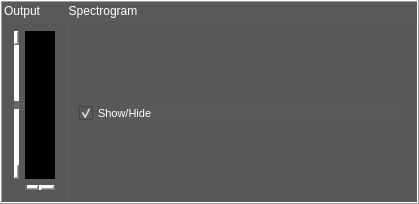
        <widget class="QFrame" name="time_ouput">
         <property name="maximumSize">
          <size>
           <width>16777215</width>
           <height>16777215</height>
          </size>
         </property>
         <property name="frameShape">
          <enum>QFrame::Box</enum>
         </property>
         <property name="frameShadow">
          <enum>QFrame::Raised</enum>
         </property>
         <layout class="QHBoxLayout" name="horizontalLayout_3">
          <property name="spacing">
           <number>0</number>
          </property>
          <property name="leftMargin">
           <number>0</number>
          </property>
          <property name="topMargin">
           <number>0</number>
          </property>
          <property name="rightMargin">
           <number>0</number>
          </property>
          <property name="bottomMargin">
           <number>0</number>
          </property>
          <item>
           <widget class="QGroupBox" name="groupBox_1">
            <property name="sizePolicy">
             <sizepolicy hsizetype="Expanding" vsizetype="Expanding">
              <horstretch>1</horstretch>
              <verstretch>0</verstretch>
             </sizepolicy>
            </property>
            <property name="minimumSize">
             <size>
              <width>0</width>
              <height>0</height>
             </size>
            </property>
            <property name="maximumSize">
             <size>
              <width>16777215</width>
              <height>16777215</height>
             </size>
            </property>
            <property name="styleSheet">
             <string notr="true">background-color: rgb(89, 89, 89);
color: rgb(255, 255, 255);</string>
            </property>
            <property name="title">
             <string>Output</string>
            </property>
            <layout class="QGridLayout" name="gridLayout_6">
             <item row="0" column="0">
              <widget class="QScrollBar" name="verticalScrollBar_2">
               <property name="maximumSize">
                <size>
                 <width>5</width>
                 <height>16777215</height>
                </size>
               </property>
               <property name="styleSheet">
                <string notr="true">QScrollBar:vertical {
	background-color: rgb(255, 255, 255);
}

QScrollBar::handle:vertical
 {
 background-color: #676767;
}


</string>
               </property>
               <property name="minimum">
                <number>-80</number>
               </property>
               <property name="maximum">
                <number>80</number>
               </property>
               <property name="value">
                <number>0</number>
               </property>
               <property name="tracking">
                <bool>true</bool>
               </property>
               <property name="orientation">
                <enum>Qt::Vertical</enum>
               </property>
              </widget>
             </item>
             <item row="0" column="1">
              <widget class="PlotWidget" name="plot_2" native="true">
               <property name="minimumSize">
                <size>
                 <width>0</width>
                 <height>0</height>
                </size>
               </property>
               <property name="autoFillBackground">
                <bool>false</bool>
               </property>
               <property name="styleSheet">
                <string notr="true">background-color: rgb(0, 0, 0);</string>
               </property>
              </widget>
             </item>
             <item row="1" column="1">
              <widget class="QScrollBar" name="horizontalScrollBar_2">
               <property name="maximumSize">
                <size>
                 <width>16777215</width>
                 <height>5</height>
                </size>
               </property>
               <property name="styleSheet">
                <string notr="true">QScrollBar:horizontal {
	background-color: rgb(255, 255, 255);
}

QScrollBar::handle:horizontal {
 background-color: #676767;
}
</string>
               </property>
               <property name="orientation">
                <enum>Qt::Horizontal</enum>
               </property>
              </widget>
             </item>
            </layout>
           </widget>
          </item>
          <item>
           <widget class="QGroupBox" name="SpectrogramBox_2">
            <property name="minimumSize">
             <size>
              <width>350</width>
              <height>200</height>
             </size>
            </property>
            <property name="maximumSize">
             <size>
              <width>350</width>
              <height>200</height>
             </size>
            </property>
            <property name="acceptDrops">
             <bool>false</bool>
            </property>
            <property name="styleSheet">
             <string notr="true">background-color: rgb(89, 89, 89);
color: rgb(255, 255, 255);</string>
            </property>
            <property name="title">
             <string>Spectrogram</string>
            </property>
            <layout class="QGridLayout" name="gridLayout_9">
             <property name="bottomMargin">
              <number>2</number>
             </property>
             <property name="spacing">
              <number>0</number>
             </property>
             <item row="0" column="0">
              <layout class="QGridLayout" name="gridLayout_7">
               <item row="0" column="0" colspan="2">
                <layout class="QVBoxLayout" name="Spectrogram_2">
                 <property name="sizeConstraint">
                  <enum>QLayout::SetMinimumSize</enum>
                 </property>
                </layout>
               </item>
              </layout>
             </item>
             <item row="1" column="0">
              <widget class="QCheckBox" name="ShowHide_2">
               <property name="sizePolicy">
                <sizepolicy hsizetype="Expanding" vsizetype="Expanding">
                 <horstretch>0</horstretch>
                 <verstretch>0</verstretch>
                </sizepolicy>
               </property>
               <property name="minimumSize">
                <size>
                 <width>0</width>
                 <height>0</height>
                </size>
               </property>
               <property name="maximumSize">
                <size>
                 <width>16777215</width>
                 <height>15</height>
                </size>
               </property>
               <property name="font">
                <font>
                 <pointsize>8</pointsize>
                </font>
               </property>
               <property name="text">
                <string>Show/Hide</string>
               </property>
               <property name="iconSize">
                <size>
                 <width>10</width>
                 <height>10</height>
                </size>
               </property>
               <property name="checked">
                <bool>true</bool>
               </property>
              </widget>
             </item>
            </layout>
           </widget>
          </item>
         </layout>
        </widget>
